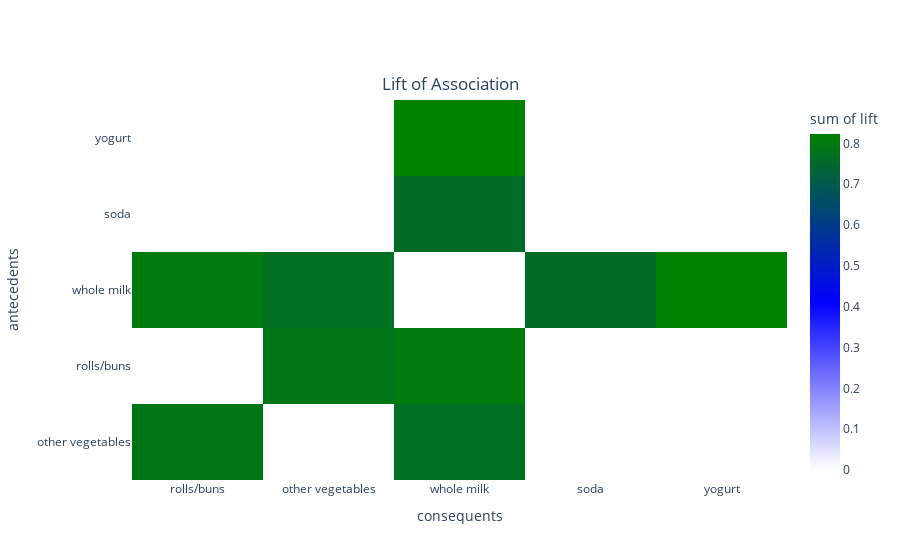

The code cell stored with this chart in its notebook:
### Code cell
px.density_heatmap(data_frame=mba,x='consequents',y='antecedents',z='lift',title='Lift of Association',color_continuous_scale =['white', 'blue', 'green']).update_layout(title_x=0.50,title_y=0.86)

### Figure 1 — Plotly figure (JSON) as saved in the notebook; plotly's stock layout.template omitted (floating-point values rounded to 4 significant figures)
{"data": [{"coloraxis": "coloraxis", "histfunc": "sum", "hovertemplate": "consequents=%{x}<br>antecedents=%{y}<br>sum of lift=%{z}<extra></extra>", "name": "", "type": "histogram2d", "x": ["rolls/buns", "other vegetables", "whole milk", "other vegetables", "rolls/buns", "whole milk", "soda", "whole milk", "yogurt", "whole milk"], "xaxis": "x", "xbingroup": "x", "y": ["other vegetables", "rolls/buns", "other vegetables", "whole milk", "whole milk", "rolls/buns", "whole milk", "soda", "whole milk", "yogurt"], "yaxis": "y", "ybingroup": "y", "z": [0.7862, 0.7862, 0.7694, 0.7694, 0.804, 0.804, 0.7583, 0.7583, 0.8229, 0.8229]}], "layout": {"coloraxis": {"colorbar": {"title": {"text": "sum of lift"}}, "colorscale": [[0, "white"], [0.5, "blue"], [1, "green"]]}, "legend": {"tracegroupgap": 0}, "title": {"text": "Lift of Association", "x": 0.5, "y": 0.86}, "xaxis": {"anchor": "y", "domain": [0, 1], "title": {"text": "consequents"}}, "yaxis": {"anchor": "x", "domain": [0, 1], "title": {"text": "antecedents"}}}}
